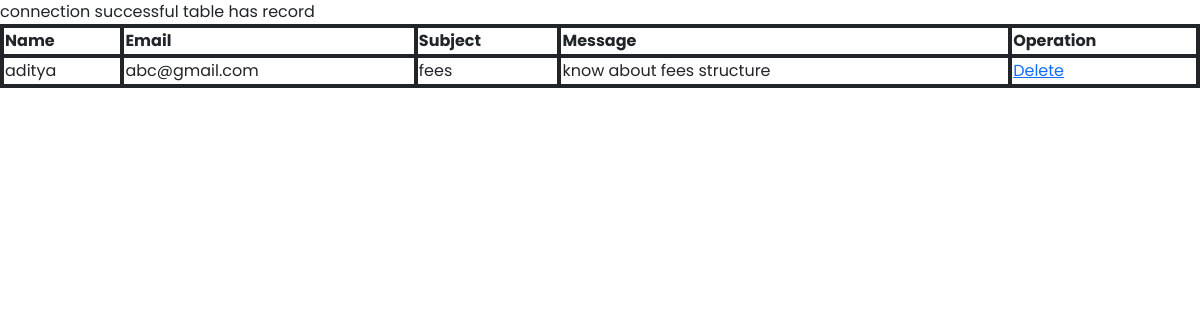
Page /Ddiqu.php on the committed database.
### tables this page shows
CREATE TABLE `ques` (
  `name` varchar(50) NOT NULL,
  `email` varchar(50) NOT NULL,
  `subject` varchar(50) NOT NULL,
  `message` varchar(255) NOT NULL
);

### Ddiqu.php (the view, shortened to what this page needs)
<!DOCTYPE html>
<html lang="en">
<head>
    <link href="https://cdn.jsdelivr.net/npm/bootstrap@5.0.2/dist/css/bootstrap.min.css" rel="stylesheet"
>
    <link rel="stylesheet" href="https://cdnjs.cloudflare.com/ajax/libs/font-awesome/4.7.0/css/font-awesome.min.css">
    <link rel="stylesheet" href="style.css">
</head>
<body>
    <table style=' border=2'>
                    <tr>
                        <th> Name </th>
                        <th>  Email</th>
                        <th> Subject </th>
                        <th> Message </th>
                        <th> Operation </th>
                     </tr>
<?php
include("connection.php");
$query = "SELECT * FROM ques";
$data = Mysqli_query($conn,$query);
$total = Mysqli_num_rows($data);
if($total !=0)
{
    while($result=mysqli_fetch_assoc($data))
    {
        echo "
        <tr>
        <td>".$result['name']."</td>
        <td>".$result['email']."</td>
        <td>".$result['subject']."</td>
        <td>".$result['message']."</td>
        <td> <a href = 'delete.php?na=$result[name]'>Delete</td>
        </tr>";
    }
}
else{
    echo "no recored";
}
?>
</table>
</body>
</html>

### style.css (style rules this page uses)
body { font-family: 'poppins',sans-serif; }

### Ddiqu.php (style rules this page uses)
table, th, td { border: 4px solid; }
table { width: 100%; }

### rows in the picture
ques: name "aditya", email "abc@gmail.com", subject "fees", message "know about fees structure"
